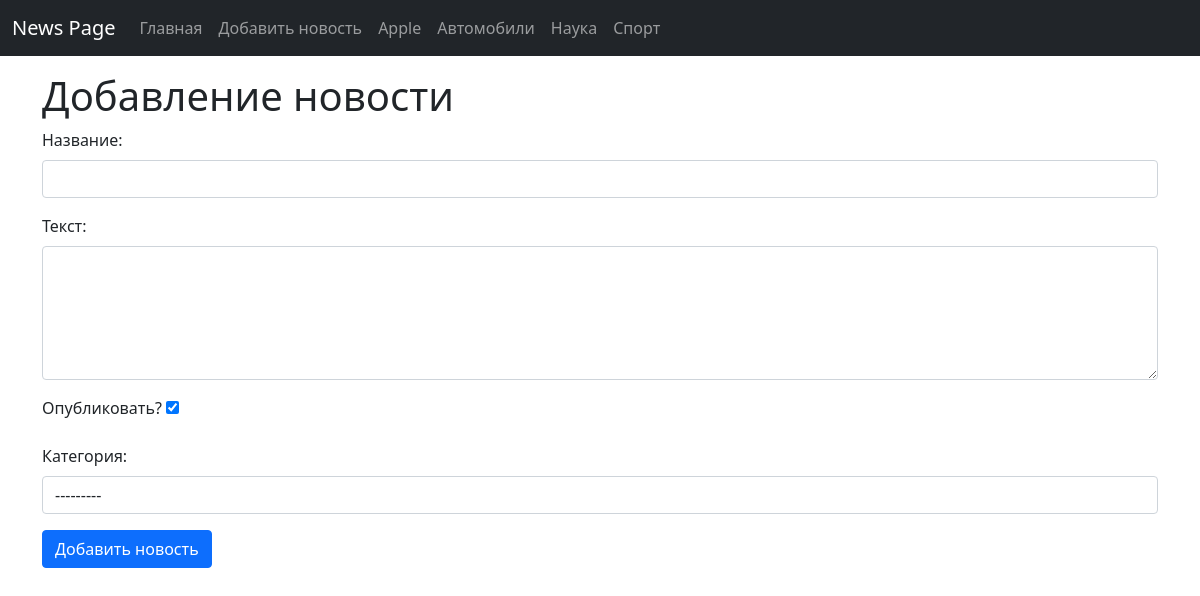
The app's page /news/add-news/ with its own data.
### news/models.py (models this page shows, shortened)
class Category(models.Model):
    title = models.CharField(max_length=150, db_index=True, verbose_name='Наименование категории')
    def __str__(self):
        return self.title
    class Meta:
        verbose_name = 'Категория'
        verbose_name_plural = 'Категории'
        ordering = ['title']

### news/views.py (the view)
# urls.py: path('news/add-news/', add_news, name='add_news'),
def add_news(request):
    if request.method == 'POST':
        form = NewsForm(request.POST)
        if form.is_valid():
            news = form.save()
            return redirect(news)
    else:
        form = NewsForm()
    return render(request, 'news/add_news.html', {'form': form})

### news/forms.py
class NewsForm(forms.ModelForm):
    class Meta:
        model = News
        fields = ['title', 'content', 'is_published', 'category']
        widgets = {
            'title': forms.TextInput(attrs={'class': 'form-control'}),
            'content': forms.Textarea(attrs={'class': 'form-control', 'rows': 5}),
            'category': forms.Select(attrs={'class': 'form-control'}),
        }
    '''
    def clean_title(self):
        title = self.cleaned_data['title']
        if re.match(r'\d', title):
            raise ValidationError('Название не должно начинаться с цифры')

        return title
    '''

### news/templatetags/news_tags.py (called while the page is built)
@register.inclusion_tag('news/list_categories.html')
def show_categories():
    categories = Category.objects.all()
    return {"categories": categories}

### news/templates/news/add_news.html (shortened to what this page needs)
{% extends 'base.html' %}
{% block content %}
  <h1>Добавление новости</h1>
  <form action="{% url 'add_news' %}" method="POST">
    <div class="mb-3">
      <label for="{{ form.title.id_for_label }}" class="form-label">Название: </label>
      {{ form.title }}
    </div>
    <div class="mb-3">
      <label for="{{ form.content.id_for_label }}" class="form-label">Текст: </label>
      {{ form.content }}
    </div>
    <div class="mb-3">
      <label for="{{ form.is_published.id_for_label }}" class="form-label">Опубликовать? </label>
      {{ form.is_published }}
    </div>
    <div class="mb-3">
      <label for="{{ form.category.id_for_label }}" class="form-label">Категория: </label>
      {{ form.category }}
    </div>
    <button type="submit" class="btn btn-primary btn-block">Добавить новость</button>
  </form>
{% endblock %}

### news/templates/news/list_categories.html
{% for item in categories %}
    <li class="nav-item"><a class="nav-link" href="{% url 'category' item.pk %}">{{ item.title }}</a></li>
{% endfor %}

### records on screen
Category: title "Apple"
Category: title "Автомобили"
Category: title "Наука"
Category: title "Спорт"
